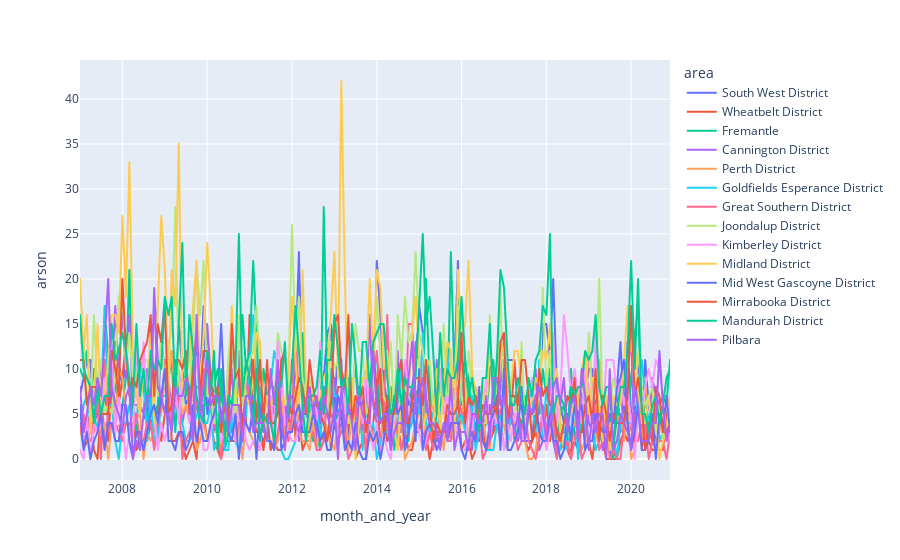

Notebook cell for this chart:
### Markdown cell above
### Arson in all districts from 2007 - 2020

### Code cell
px.line(df, x='month_and_year', y ='arson', color='area')

### Figure 1 — Plotly figure (JSON) as saved in the notebook; plotly's stock layout.template omitted (floating-point values rounded to 4 significant figures; data arrays with more than 128 entries replaced by an {"elided": "..."} marker saying what was removed)
{"data": [{"hovertemplate": "area=South West District<br>month_and_year=%{x}<br>arson=%{y}<extra></extra>", "legendgroup": "South West District", "line": {"color": "#636efa", "dash": "solid"}, "mode": "lines", "name": "South West District", "showlegend": true, "type": "scattergl", "x": {"elided": "168 str values"}, "xaxis": "x", "y": {"elided": "168 int values"}, "yaxis": "y"}, {"hovertemplate": "area=Wheatbelt District<br>month_and_year=%{x}<br>arson=%{y}<extra></extra>", "legendgroup": "Wheatbelt District", "line": {"color": "#EF553B", "dash": "solid"}, "mode": "lines", "name": "Wheatbelt District", "showlegend": true, "type": "scattergl", "x": {"elided": "168 str values"}, "xaxis": "x", "y": {"elided": "168 int values"}, "yaxis": "y"}, {"hovertemplate": "area=Fremantle<br>month_and_year=%{x}<br>arson=%{y}<extra></extra>", "legendgroup": "Fremantle", "line": {"color": "#00cc96", "dash": "solid"}, "mode": "lines", "name": "Fremantle", "showlegend": true, "type": "scattergl", "x": {"elided": "168 str values"}, "xaxis": "x", "y": {"elided": "168 int values"}, "yaxis": "y"}, {"hovertemplate": "area=Cannington District<br>month_and_year=%{x}<br>arson=%{y}<extra></extra>", "legendgroup": "Cannington District", "line": {"color": "#ab63fa", "dash": "solid"}, "mode": "lines", "name": "Cannington District", "showlegend": true, "type": "scattergl", "x": {"elided": "168 str values"}, "xaxis": "x", "y": {"elided": "168 int values"}, "yaxis": "y"}, {"hovertemplate": "area=Perth District<br>month_and_year=%{x}<br>arson=%{y}<extra></extra>", "legendgroup": "Perth District", "line": {"color": "#FFA15A", "dash": "solid"}, "mode": "lines", "name": "Perth District", "showlegend": true, "type": "scattergl", "x": {"elided": "168 str values"}, "xaxis": "x", "y": {"elided": "168 int values"}, "yaxis": "y"}, {"hovertemplate": "area=Goldfields Esperance District<br>month_and_year=%{x}<br>arson=%{y}<extra></extra>", "legendgroup": "Goldfields Esperance District", "line": {"color": "#19d3f3", "dash": "solid"}, "mode": "lines", "name": "Goldfields Esperance District", "showlegend": true, "type": "scattergl", "x": {"elided": "168 str values"}, "xaxis": "x", "y": {"elided": "168 int values"}, "yaxis": "y"}, {"hovertemplate": "area=Great Southern District<br>month_and_year=%{x}<br>arson=%{y}<extra></extra>", "legendgroup": "Great Southern District", "line": {"color": "#FF6692", "dash": "solid"}, "mode": "lines", "name": "Great Southern District", "showlegend": true, "type": "scattergl", "x": {"elided": "168 str values"}, "xaxis": "x", "y": {"elided": "168 int values"}, "yaxis": "y"}, {"hovertemplate": "area=Joondalup District<br>month_and_year=%{x}<br>arson=%{y}<extra></extra>", "legendgroup": "Joondalup District", "line": {"color": "#B6E880", "dash": "solid"}, "mode": "lines", "name": "Joondalup District", "showlegend": true, "type": "scattergl", "x": {"elided": "168 str values"}, "xaxis": "x", "y": {"elided": "168 int values"}, "yaxis": "y"}, {"hovertemplate": "area=Kimberley District<br>month_and_year=%{x}<br>arson=%{y}<extra></extra>", "legendgroup": "Kimberley District", "line": {"color": "#FF97FF", "dash": "solid"}, "mode": "lines", "name": "Kimberley District", "showlegend": true, "type": "scattergl", "x": {"elided": "168 str values"}, "xaxis": "x", "y": {"elided": "168 int values"}, "yaxis": "y"}, {"hovertemplate": "area=Midland District<br>month_and_year=%{x}<br>arson=%{y}<extra></extra>", "legendgroup": "Midland District", "line": {"color": "#FECB52", "dash": "solid"}, "mode": "lines", "name": "Midland District", "showlegend": true, "type": "scattergl", "x": {"elided": "168 str values"}, "xaxis": "x", "y": {"elided": "168 int values"}, "yaxis": "y"}, {"hovertemplate": "area=Mid West Gascoyne District<br>month_and_year=%{x}<br>arson=%{y}<extra></extra>", "legendgroup": "Mid West Gascoyne District", "line": {"color": "#636efa", "dash": "solid"}, "mode": "lines", "name": "Mid West Gascoyne District", "showlegend": true, "type": "scattergl", "x": {"elided": "168 str values"}, "xaxis": "x", "y": {"elided": "168 int values"}, "yaxis": "y"}, {"hovertemplate": "area=Mirrabooka District<br>month_and_year=%{x}<br>arson=%{y}<extra></extra>", "legendgroup": "Mirrabooka District", "line": {"color": "#EF553B", "dash": "solid"}, "mode": "lines", "name": "Mirrabooka District", "showlegend": true, "type": "scattergl", "x": {"elided": "168 str values"}, "xaxis": "x", "y": {"elided": "168 int values"}, "yaxis": "y"}, {"hovertemplate": "area=Mandurah District<br>month_and_year=%{x}<br>arson=%{y}<extra></extra>", "legendgroup": "Mandurah District", "line": {"color": "#00cc96", "dash": "solid"}, "mode": "lines", "name": "Mandurah District", "showlegend": true, "type": "scattergl", "x": {"elided": "168 str values"}, "xaxis": "x", "y": {"elided": "168 int values"}, "yaxis": "y"}, {"hovertemplate": "area=Pilbara<br>month_and_year=%{x}<br>arson=%{y}<extra></extra>", "legendgroup": "Pilbara", "line": {"color": "#ab63fa", "dash": "solid"}, "mode": "lines", "name": "Pilbara", "showlegend": true, "type": "scattergl", "x": {"elided": "168 str values"}, "xaxis": "x", "y": {"elided": "168 int values"}, "yaxis": "y"}], "layout": {"legend": {"title": {"text": "area"}, "tracegroupgap": 0}, "margin": {"t": 60}, "xaxis": {"anchor": "y", "domain": [0, 1], "title": {"text": "month_and_year"}}, "yaxis": {"anchor": "x", "domain": [0, 1], "title": {"text": "arson"}}}}
